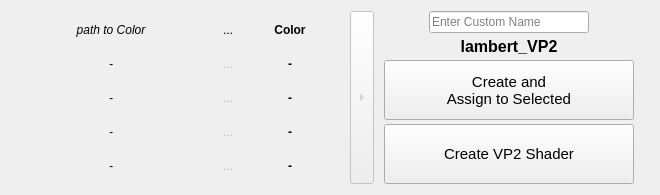
    <widget class="QWidget" name="VP2Widget" native="true">
     <property name="enabled">
      <bool>true</bool>
     </property>
     <layout class="QFormLayout" name="formLayout">
      <item row="0" column="0">
       <layout class="QHBoxLayout" name="horizontalLayout_4" stretch="0,0,0">
        <property name="spacing">
         <number>5</number>
        </property>
        <property name="sizeConstraint">
         <enum>QLayout::SetDefaultConstraint</enum>
        </property>
        <property name="rightMargin">
         <number>15</number>
        </property>
        <property name="bottomMargin">
         <number>0</number>
        </property>
        <item>
         <layout class="QGridLayout" name="gridLayout_4">
          <property name="sizeConstraint">
           <enum>QLayout::SetDefaultConstraint</enum>
          </property>
          <property name="topMargin">
           <number>0</number>
          </property>
          <property name="rightMargin">
           <number>10</number>
          </property>
          <property name="horizontalSpacing">
           <number>-1</number>
          </property>
          <item row="3" column="1">
           <widget class="QToolButton" name="VP2_tb_metalness">
            <property name="enabled">
             <bool>false</bool>
            </property>
            <property name="sizePolicy">
             <sizepolicy hsizetype="Fixed" vsizetype="Fixed">
              <horstretch>0</horstretch>
              <verstretch>0</verstretch>
             </sizepolicy>
            </property>
            <property name="minimumSize">
             <size>
              <width>0</width>
              <height>0</height>
             </size>
            </property>
            <property name="toolTip">
             <string>Choose Metalness Texture file manually</string>
            </property>
            <property name="text">
             <string notr="true">...</string>
            </property>
            <property name="shortcut">
             <string notr="true"/>
            </property>
            <property name="autoRepeat">
             <bool>false</bool>
            </property>
            <property name="autoExclusive">
             <bool>false</bool>
            </property>
            <property name="popupMode">
             <enum>QToolButton::DelayedPopup</enum>
            </property>
            <property name="toolButtonStyle">
             <enum>Qt::ToolButtonIconOnly</enum>
            </property>
            <property name="autoRaise">
             <bool>true</bool>
            </property>
            <property name="arrowType">
             <enum>Qt::NoArrow</enum>
            </property>
           </widget>
          </item>
          <item row="0" column="2">
           <widget class="QLabel" name="VP2_lb_baseColor">
            <property name="sizePolicy">
             <sizepolicy hsizetype="Maximum" vsizetype="Preferred">
              <horstretch>0</horstretch>
              <verstretch>0</verstretch>
             </sizepolicy>
            </property>
            <property name="minimumSize">
             <size>
              <width>90</width>
              <height>0</height>
             </size>
            </property>
            <property name="font">
             <font>
              <weight>75</weight>
              <italic>false</italic>
              <bold>true</bold>
              <underline>false</underline>
              <strikeout>false</strikeout>
             </font>
            </property>
            <property name="layoutDirection">
             <enum>Qt::LeftToRight</enum>
            </property>
            <property name="text">
             <string>Color</string>
            </property>
            <property name="alignment">
             <set>Qt::AlignCenter</set>
            </property>
           </widget>
          </item>
          <item row="1" column="1">
           <widget class="QToolButton" name="VP2_tb_roughness">
            <property name="enabled">
             <bool>false</bool>
            </property>
            <property name="sizePolicy">
             <sizepolicy hsizetype="Fixed" vsizetype="Fixed">
              <horstretch>0</horstretch>
              <verstretch>0</verstretch>
             </sizepolicy>
            </property>
            <property name="minimumSize">
             <size>
              <width>0</width>
              <height>0</height>
             </size>
            </property>
            <property name="toolTip">
             <string>Choose Roughness Texture file manually</string>
            </property>
            <property name="text">
             <string notr="true">...</string>
            </property>
            <property name="shortcut">
             <string notr="true"/>
            </property>
            <property name="checkable">
             <bool>false</bool>
            </property>
            <property name="checked">
             <bool>false</bool>
            </property>
            <property name="autoRepeat">
             <bool>false</bool>
            </property>
            <property name="autoExclusive">
             <bool>false</bool>
            </property>
            <property name="popupMode">
             <enum>QToolButton::DelayedPopup</enum>
            </property>
            <property name="toolButtonStyle">
             <enum>Qt::ToolButtonIconOnly</enum>
            </property>
            <property name="autoRaise">
             <bool>true</bool>
            </property>
            <property name="arrowType">
             <enum>Qt::NoArrow</enum>
            </property>
           </widget>
          </item>
          <item row="0" column="1">
           <widget class="QToolButton" name="VP2_tb_baseColor">
            <property name="enabled">
             <bool>true</bool>
            </property>
            <property name="sizePolicy">
             <sizepolicy hsizetype="Fixed" vsizetype="Fixed">
              <horstretch>0</horstretch>
              <verstretch>0</verstretch>
             </sizepolicy>
            </property>
            <property name="minimumSize">
             <size>
              <width>0</width>
              <height>0</height>
             </size>
            </property>
            <property name="toolTip">
             <string>Choose VP2 Color Texture file manually</string>
            </property>
            <property name="autoFillBackground">
             <bool>false</bool>
            </property>
            <property name="text">
             <string notr="true">...</string>
            </property>
            <property name="shortcut">
             <string notr="true"/>
            </property>
            <property name="checkable">
             <bool>false</bool>
            </property>
            <property name="checked">
             <bool>false</bool>
            </property>
            <property name="autoRepeat">
             <bool>false</bool>
            </property>
            <property name="autoExclusive">
             <bool>false</bool>
            </property>
            <property name="popupMode">
             <enum>QToolButton::DelayedPopup</enum>
            </property>
            <property name="toolButtonStyle">
             <enum>Qt::ToolButtonIconOnly</enum>
            </property>
            <property name="autoRaise">
             <bool>true</bool>
            </property>
            <property name="arrowType">
             <enum>Qt::NoArrow</enum>
            </property>
           </widget>
          </item>
          <item row="5" column="1">
           <widget class="QToolButton" name="VP2_tb_normal">
            <property name="enabled">
             <bool>false</bool>
            </property>
            <property name="sizePolicy">
             <sizepolicy hsizetype="Fixed" vsizetype="Fixed">
              <horstretch>0</horstretch>
              <verstretch>0</verstretch>
             </sizepolicy>
            </property>
            <property name="minimumSize">
             <size>
              <width>0</width>
              <height>0</height>
             </size>
            </property>
            <property name="toolTip">
             <string>Choose Normal Texture file manually</string>
            </property>
            <property name="text">
             <string notr="true">...</string>
            </property>
            <property name="shortcut">
             <string notr="true"/>
            </property>
            <property name="checkable">
             <bool>false</bool>
            </property>
            <property name="autoRepeat">
             <bool>false</bool>
            </property>
            <property name="autoExclusive">
             <bool>false</bool>
            </property>
            <property name="popupMode">
             <enum>QToolButton::DelayedPopup</enum>
            </property>
            <property name="toolButtonStyle">
             <enum>Qt::ToolButtonIconOnly</enum>
            </property>
            <property name="autoRaise">
             <bool>true</bool>
            </property>
            <property name="arrowType">
             <enum>Qt::NoArrow</enum>
            </property>
           </widget>
          </item>
          <item row="6" column="1">
           <widget class="QToolButton" name="VP2_tb_displacement">
            <property name="enabled">
             <bool>false</bool>
            </property>
            <property name="sizePolicy">
             <sizepolicy hsizetype="Fixed" vsizetype="Fixed">
              <horstretch>0</horstretch>
              <verstretch>0</verstretch>
             </sizepolicy>
            </property>
            <property name="minimumSize">
             <size>
              <width>0</width>
              <height>0</height>
             </size>
            </property>
            <property name="toolTip">
             <string>Choose Displacement Texture file manually</string>
            </property>
            <property name="text">
             <string notr="true">...</string>
            </property>
            <property name="shortcut">
             <string notr="true"/>
            </property>
            <property name="autoRepeat">
             <bool>false</bool>
            </property>
            <property name="autoExclusive">
             <bool>false</bool>
            </property>
            <property name="popupMode">
             <enum>QToolButton::DelayedPopup</enum>
            </property>
            <property name="toolButtonStyle">
             <enum>Qt::ToolButtonIconOnly</enum>
            </property>
            <property name="autoRaise">
             <bool>true</bool>
            </property>
            <property name="arrowType">
             <enum>Qt::NoArrow</enum>
            </property>
           </widget>
          </item>
          <item row="3" column="2">
           <widget class="QLabel" name="VP2_lb_metalness">
            <property name="sizePolicy">
             <sizepolicy hsizetype="Maximum" vsizetype="Preferred">
              <horstretch>0</horstretch>
              <verstretch>0</verstretch>
             </sizepolicy>
            </property>
            <property name="minimumSize">
             <size>
              <width>90</width>
              <height>0</height>
             </size>
            </property>
            <property name="font">
             <font>
              <weight>75</weight>
              <bold>true</bold>
             </font>
            </property>
            <property name="layoutDirection">
             <enum>Qt::LeftToRight</enum>
            </property>
            <property name="text">
             <string>-</string>
            </property>
            <property name="alignment">
             <set>Qt::AlignCenter</set>
            </property>
           </widget>
          </item>
          <item row="5" column="2">
           <widget class="QLabel" name="VP2_lb_normal">
            <property name="sizePolicy">
             <sizepolicy hsizetype="Maximum" vsizetype="Preferred">
              <horstretch>0</horstretch>
              <verstretch>0</verstretch>
             </sizepolicy>
            </property>
            <property name="minimumSize">
             <size>
              <width>90</width>
              <height>0</height>
             </size>
            </property>
            <property name="font">
             <font>
              <weight>75</weight>
              <bold>true</bold>
             </font>
            </property>
            <property name="layoutDirection">
             <enum>Qt::LeftToRight</enum>
            </property>
            <property name="text">
             <string>-</string>
            </property>
            <property name="alignment">
             <set>Qt::AlignCenter</set>
            </property>
           </widget>
          </item>
          <item row="3" column="0">
           <widget class="QLabel" name="VP2_lb_path_metalness">
            <property name="sizePolicy">
             <sizepolicy hsizetype="Ignored" vsizetype="Fixed">
              <horstretch>0</horstretch>
              <verstretch>0</verstretch>
             </sizepolicy>
            </property>
            <property name="minimumSize">
             <size>
              <width>200</width>
              <height>0</height>
             </size>
            </property>
            <property name="maximumSize">
             <size>
              <width>200</width>
              <height>200</height>
             </size>
            </property>
            <property name="font">
             <font>
              <italic>true</italic>
             </font>
            </property>
            <property name="text">
             <string>-</string>
            </property>
            <property name="textFormat">
             <enum>Qt::AutoText</enum>
            </property>
            <property name="alignment">
             <set>Qt::AlignCenter</set>
            </property>
            <property name="wordWrap">
             <bool>true</bool>
            </property>
           </widget>
          </item>
          <item row="1" column="0">
           <widget class="QLabel" name="VP2_lb_path_roughness">
            <property name="sizePolicy">
             <sizepolicy hsizetype="Ignored" vsizetype="Fixed">
              <horstretch>0</horstretch>
              <verstretch>0</verstretch>
             </sizepolicy>
            </property>
            <property name="minimumSize">
             <size>
              <width>200</width>
              <height>0</height>
             </size>
            </property>
            <property name="maximumSize">
             <size>
              <width>200</width>
              <height>200</height>
             </size>
            </property>
            <property name="font">
             <font>
              <italic>true</italic>
             </font>
            </property>
            <property name="text">
             <string>-</string>
            </property>
            <property name="alignment">
             <set>Qt::AlignCenter</set>
            </property>
            <property name="wordWrap">
             <bool>true</bool>
            </property>
           </widget>
          </item>
          <item row="6" column="0">
           <widget class="QLabel" name="VP2_lb_path_displacement">
            <property name="sizePolicy">
             <sizepolicy hsizetype="Ignored" vsizetype="Fixed">
              <horstretch>0</horstretch>
              <verstretch>0</verstretch>
             </sizepolicy>
            </property>
            <property name="minimumSize">
             <size>
              <width>200</width>
              <height>0</height>
             </size>
            </property>
            <property name="maximumSize">
             <size>
              <width>200</width>
              <height>200</height>
             </size>
            </property>
            <property name="font">
             <font>
              <italic>true</italic>
              <strikeout>false</strikeout>
             </font>
            </property>
            <property name="text">
             <string>-</string>
            </property>
            <property name="alignment">
             <set>Qt::AlignCenter</set>
            </property>
            <property name="wordWrap">
             <bool>true</bool>
            </property>
            <property name="indent">
             <number>0</number>
            </property>
           </widget>
          </item>
          <item row="0" column="0">
           <widget class="QLabel" name="VP2_lb_path_baseColor">
            <property name="sizePolicy">
             <sizepolicy hsizetype="Ignored" vsizetype="Fixed">
              <horstretch>0</horstretch>
              <verstretch>0</verstretch>
             </sizepolicy>
            </property>
            <property name="minimumSize">
             <size>
              <width>200</width>
              <height>0</height>
             </size>
            </property>
            <property name="maximumSize">
             <size>
              <width>200</width>
              <height>200</height>
             </size>
            </property>
            <property name="font">
             <font>
              <italic>true</italic>
              <underline>false</underline>
              <strikeout>false</strikeout>
              <kerning>true</kerning>
             </font>
            </property>
            <property name="layoutDirection">
             <enum>Qt::LeftToRight</enum>
            </property>
            <property name="autoFillBackground">
             <bool>false</bool>
            </property>
            <property name="frameShadow">
             <enum>QFrame::Plain</enum>
            </property>
            <property name="lineWidth">
             <number>1</number>
            </property>
            <property name="text">
             <string>path to Color</string>
            </property>
            <property name="scaledContents">
             <bool>false</bool>
            </property>
            <property name="alignment">
             <set>Qt::AlignCenter</set>
            </property>
            <property name="wordWrap">
             <bool>true</bool>
            </property>
           </widget>
          </item>
          <item row="5" column="0">
           <widget class="QLabel" name="VP2_lb_path_normal">
            <property name="sizePolicy">
             <sizepolicy hsizetype="Ignored" vsizetype="Fixed">
              <horstretch>0</horstretch>
              <verstretch>0</verstretch>
             </sizepolicy>
            </property>
            <property name="minimumSize">
             <size>
              <width>200</width>
              <height>0</height>
             </size>
            </property>
            <property name="maximumSize">
             <size>
              <width>200</width>
              <height>200</height>
             </size>
            </property>
            <property name="font">
             <font>
              <italic>true</italic>
             </font>
            </property>
            <property name="text">
             <string>-</string>
            </property>
            <property name="alignment">
             <set>Qt::AlignCenter</set>
            </property>
            <property name="wordWrap">
             <bool>true</bool>
            </property>
           </widget>
          </item>
          <item row="6" column="2">
           <widget class="QLabel" name="VP2_lb_displacement">
            <property name="sizePolicy">
             <sizepolicy hsizetype="Maximum" vsizetype="Preferred">
              <horstretch>0</horstretch>
              <verstretch>0</verstretch>
             </sizepolicy>
            </property>
            <property name="minimumSize">
             <size>
              <width>90</width>
              <height>0</height>
             </size>
            </property>
            <property name="font">
             <font>
              <weight>75</weight>
              <bold>true</bold>
              <strikeout>false</strikeout>
             </font>
            </property>
            <property name="layoutDirection">
             <enum>Qt::LeftToRight</enum>
            </property>
            <property name="text">
             <string>-</string>
            </property>
            <property name="alignment">
             <set>Qt::AlignCenter</set>
            </property>
           </widget>
          </item>
          <item row="1" column="2">
           <widget class="QLabel" name="VP2_lb_roughness">
            <property name="sizePolicy">
             <sizepolicy hsizetype="Maximum" vsizetype="Preferred">
              <horstretch>0</horstretch>
              <verstretch>0</verstretch>
             </sizepolicy>
            </property>
            <property name="minimumSize">
             <size>
              <width>90</width>
              <height>0</height>
             </size>
            </property>
            <property name="font">
             <font>
              <weight>75</weight>
              <bold>true</bold>
             </font>
            </property>
            <property name="layoutDirection">
             <enum>Qt::LeftToRight</enum>
            </property>
            <property name="text">
             <string>-</string>
            </property>
            <property name="alignment">
             <set>Qt::AlignCenter</set>
            </property>
           </widget>
          </item>
         </layout>
        </item>
        <item>
         <widget class="QToolButton" name="toolButton_7">
          <property name="enabled">
           <bool>false</bool>
          </property>
          <property name="sizePolicy">
           <sizepolicy hsizetype="Fixed" vsizetype="Fixed">
            <horstretch>0</horstretch>
            <verstretch>0</verstretch>
           </sizepolicy>
          </property>
          <property name="minimumSize">
           <size>
            <width>0</width>
            <height>0</height>
           </size>
          </property>
          <property name="maximumSize">
           <size>
            <width>16777215</width>
            <height>230</height>
           </size>
          </property>
          <property name="text">
           <string notr="true">...</string>
          </property>
          <property name="shortcut">
           <string notr="true"/>
          </property>
          <property name="autoRepeat">
           <bool>false</bool>
          </property>
          <property name="autoExclusive">
           <bool>false</bool>
          </property>
          <property name="popupMode">
           <enum>QToolButton::DelayedPopup</enum>
          </property>
          <property name="toolButtonStyle">
           <enum>Qt::ToolButtonIconOnly</enum>
          </property>
          <property name="arrowType">
           <enum>Qt::RightArrow</enum>
          </property>
          <property name="toolTipDuration" stdset="0">
           <number>1</number>
          </property>
         </widget>
        </item>
        <item>
         <layout class="QVBoxLayout" name="verticalLayout_3">
          <property name="spacing">
           <number>4</number>
          </property>
          <property name="leftMargin">
           <number>5</number>
          </property>
          <item>
           <layout class="QHBoxLayout" name="horizontalLayout_5">
            <property name="spacing">
             <number>-1</number>
            </property>
            <item>
             <widget class="QLineEdit" name="VP2_input_shaderName">
              <property name="sizePolicy">
               <sizepolicy hsizetype="Fixed" vsizetype="Fixed">
                <horstretch>0</horstretch>
                <verstretch>0</verstretch>
               </sizepolicy>
              </property>
              <property name="minimumSize">
               <size>
                <width>160</width>
                <height>0</height>
               </size>
              </property>
              <property name="maximumSize">
               <size>
                <width>16777215</width>
                <height>16777215</height>
               </size>
              </property>
              <property name="toolTip">
               <string>( &quot;_MAT&quot; Suffix added automatically)</string>
              </property>
              <property name="text">
               <string/>
              </property>
              <property name="placeholderText">
               <string>Enter Custom Name</string>
              </property>
             </widget>
            </item>
           </layout>
          </item>
          <item>
           <widget class="QLabel" name="VP2_lb_shaderName">
            <property name="sizePolicy">
             <sizepolicy hsizetype="Ignored" vsizetype="Fixed">
              <horstretch>0</horstretch>
              <verstretch>0</verstretch>
             </sizepolicy>
            </property>
            <property name="minimumSize">
             <size>
              <width>250</width>
              <height>0</height>
             </size>
            </property>
            <property name="maximumSize">
             <size>
              <width>200</width>
              <height>200</height>
             </size>
            </property>
            <property name="baseSize">
             <size>
              <width>0</width>
              <height>0</height>
             </size>
            </property>
            <property name="font">
             <font>
              <pointsize>12</pointsize>
              <weight>75</weight>
              <italic>false</italic>
              <bold>true</bold>
              <underline>false</underline>
              <kerning>true</kerning>
             </font>
            </property>
            <property name="toolTip">
             <string>Final Name of Shader</string>
            </property>
            <property name="styleSheet">
             <string notr="true"/>
            </property>
            <property name="frameShadow">
             <enum>QFrame::Plain</enum>
            </property>
            <property name="lineWidth">
             <number>1</number>
            </property>
            <property name="text">
             <string>lambert_VP2</string>
            </property>
            <property name="scaledContents">
             <bool>false</bool>
            </property>
            <property name="alignment">
             <set>Qt::AlignCenter</set>
            </property>
            <property name="wordWrap">
             <bool>true</bool>
            </property>
           </widget>
          </item>
          <item>
           <layout class="QGridLayout" name="gridLayout_5">
            <item row="0" column="0">
             <widget class="QPushButton" name="VP2_btn_createAndAssign">
              <property name="sizePolicy">
               <sizepolicy hsizetype="Fixed" vsizetype="Fixed">
                <horstretch>0</horstretch>
                <verstretch>0</verstretch>
               </sizepolicy>
              </property>
              <property name="minimumSize">
               <size>
                <width>250</width>
                <height>60</height>
               </size>
              </property>
              <property name="font">
               <font>
                <pointsize>11</pointsize>
                <weight>50</weight>
                <bold>false</bold>
               </font>
              </property>
              <property name="toolTip">
               <string>&lt;html&gt;&lt;head/&gt;&lt;body&gt;&lt;p&gt;Creates a Shader based on the connections&lt;br/&gt;(Make sure a Mesh/Group is selected to Assign)&lt;/p&gt;&lt;/body&gt;&lt;/html&gt;</string>
              </property>
              <property name="text">
               <string>Create and
Assign to Selected</string>
              </property>
             </widget>
            </item>
            <item row="1" column="0">
             <widget class="QPushButton" name="VP2_btn_create">
              <property name="minimumSize">
               <size>
                <width>250</width>
                <height>60</height>
               </size>
              </property>
              <property name="font">
               <font>
                <pointsize>11</pointsize>
                <weight>50</weight>
                <bold>false</bold>
               </font>
              </property>
              <property name="toolTip">
               <string>Creates a VP2 Shader based on the connections</string>
              </property>
              <property name="text">
               <string>Create VP2 Shader</string>
              </property>
             </widget>
            </item>
           </layout>
          </item>
         </layout>
        </item>
       </layout>
      </item>
     </layout>
    </widget>
